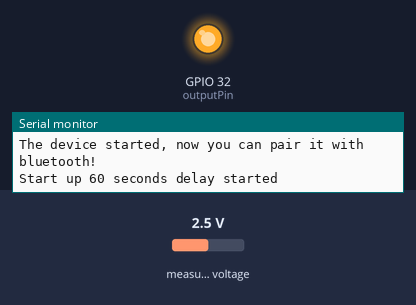
This sketch was run on a simulated ESP32. On the bench: output pins drawn as LEDs (lit = HIGH), the last lines printed to the serial monitor. The inputs (shaded band) are chosen by the test bench; at power-on: measured voltage 2.5 V. Nothing arrives over Bluetooth unless stated.

Above: at 0.1 s.
At 120.7 s:
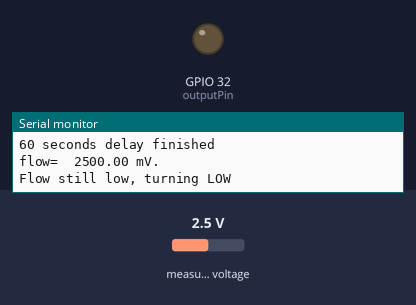
Timing chart, 0 to 122.2 s (numbered marks = the images above):
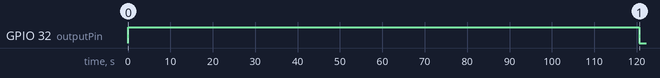

The sketch:

201_esp32.ino
```cpp
#include <Wire.h>
#include "Adafruit_ADS1015.h"
#include <movingAvg.h>                  // https://github.com/JChristensen/movingAvg

#include "BluetoothSerial.h"

#if !defined(CONFIG_BT_ENABLED) || !defined(CONFIG_BLUEDROID_ENABLED)
#error Bluetooth is not enabled! Please run `make menuconfig` to and enable it
#endif

BluetoothSerial SerialBT;

Adafruit_ADS1015 ads;     /* Use this for the 12-bit version */
float v_lowLimit = 2530;
float v_highLimit = 2710;

int inputPin = 15;
int outputPin = 32;
bool state = true;
float voltage0 = (v_highLimit + v_lowLimit) / 2;
int V_filterReset = (v_highLimit + v_lowLimit) / 2;
// Set moving averaging sampling rate.
movingAvg avgFlow(10);
// Serial output refresh time
const long SERIAL_REFRESH_TIME = 100;
long refresh_time;
int16_t adc0, adc1, adc2, adc3;
void setup() {
  Serial.begin(115200);
  SerialBT.begin("ESP32test"); //Bluetooth device name
  Serial.println("The device started, now you can pair it with bluetooth!");

  ads.begin();
  ads.setGain(GAIN_ONE);
  pinMode(outputPin, OUTPUT);
  avgFlow.begin();

  digitalWrite(outputPin, HIGH);
  Serial.println("Start up 60 seconds delay started");
  SerialBT.println("Start up 60 seconds delay started");

  delay(1 * 60 * 1000);
  Serial.println("Start up 60 seconds delay finished");
  SerialBT.println("Start up 60 seconds delay finished");

      for (int i = 0; i <= 15; i++) {
        adc0 = ads.readADC_SingleEnded(0);
        voltage0 = avgFlow.reading(adc0 * 2);
        delay(10);
      }
}

void loop() {
  // read a reference value from A0 and map it from 0 to 100
      for (int i = 0; i <= 10; i++) {
        adc0 = ads.readADC_SingleEnded(0);
        voltage0 = avgFlow.reading(adc0 * 2);
        delay(10);
      }
  Serial.printf("flow=  %.2f mV.\r\n", voltage0);
  SerialBT.printf("flow=  %.2f mV.\r\n", voltage0);

  Serial.println(state);
  SerialBT.println(state);

  //cases:
  if (voltage0 < v_lowLimit) {

    //state:true(the flow good, ON)
    //     :false(the flow no good, OFF)
    if (state == true) {
      Serial.println("Flow: LOW. Turning LOW delay ready to start");
      SerialBT.println("Flow: LOW. Turning LOW delay ready to start");
      Serial.println("60 seconds delay started");
      SerialBT.println("60 seconds delay started");

      delay(1 * 60 * 1000);

      for (int i = 0; i <= 10; i++) {
        adc0 = ads.readADC_SingleEnded(0);
        voltage0 = avgFlow.reading(adc0 * 2);
        delay(10);
      }

      Serial.println("60 seconds delay finished");
      SerialBT.println("60 seconds delay finished");

      // add buffer after delay finished.


      for (int i = 0; i <= 15; i++) {
        adc0 = ads.readADC_SingleEnded(0);
        voltage0 = avgFlow.reading(adc0 * 2);
        delay(10);
      }

      Serial.printf("flow=  %.2f mV.\r\n", voltage0);
      SerialBT.printf("flow=  %.2f mV.\r\n", voltage0);

      if (voltage0 < v_lowLimit) {
        Serial.println("Flow still low, turning LOW");
        SerialBT.println("Flow still low, turning LOW");
        state = false;
        digitalWrite(outputPin, LOW);
      }
      delay(100);
    } else {
      Serial.println("Flow: LOW. The unit is OFF");
      SerialBT.println("Flow: LOW. The unit is OFF");
    }
  } else if (voltage0 > v_highLimit) {

    if (state == true) {
      Serial.println("Flow: HIGH. Turning LOW delay ready to start");
      SerialBT.println("Flow: HIGH. Turning LOW delay ready to start");
      Serial.println("60 seconds delay started");
      SerialBT.println("60 seconds delay started");

      delay(1 * 60 * 1000);

      for (int i = 0; i <= 10; i++) {
        adc0 = ads.readADC_SingleEnded(0);
        voltage0 = avgFlow.reading(adc0 * 2);
        delay(10);
      }

      Serial.println("60 seconds delay finished");
      SerialBT.println("60 seconds delay finished");


      // add buffer after delay finished.
      for (int i = 0; i <= 15; i++) {
        adc0 = ads.readADC_SingleEnded(0);
        voltage0 = avgFlow.reading(adc0 * 2);
        delay(10);
      }


      Serial.printf("flow=  %.2f mV.\r\n", voltage0);
      SerialBT.printf("flow=  %.2f mV.\r\n", voltage0);


      if (voltage0 > v_highLimit) {
        Serial.println("Flow still high, turning LOW");
        SerialBT.println("Flow still high, turning LOW");
        state = false;
        digitalWrite(outputPin, LOW);
      }
      delay(100);
    } else {
      Serial.println("Flow: HIGH. The unit is OFF");
      SerialBT.println("Flow: HIGH. The unit is OFF");
    }
  } else if (voltage0 < v_highLimit && voltage0 > v_lowLimit) {

    Serial.println("Flow: Good.");
    SerialBT.println("Flow: Good.");
    if (state == false) {
      //
      //      delay(5000);
      //      Serial.println("Turning HIGH");
      //      SerialBT.println("Turning HIGH");
      //
      //      state = true;
      //      digitalWrite(outputPin, HIGH);
    }
    delay(100);
  }
}
```

Measured:
- by itself, GPIO 32 (outputPin): HIGH → LOW at 121 s
